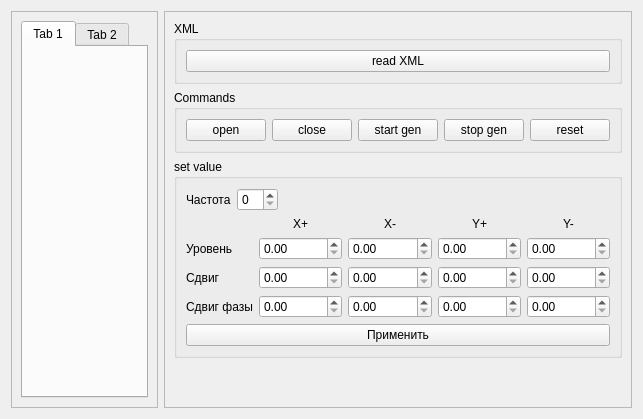
<?xml version="1.0" encoding="UTF-8"?>
<ui version="4.0">
 <class>AD9106_Box</class>
 <widget class="QWidget" name="AD9106_Box">
  <property name="windowTitle">
   <string>Dialog</string>
  </property>
  <layout class="QHBoxLayout" name="horizontalLayout">
   <item>
    <widget class="QFrame" name="frame_3">
     <property name="frameShape">
      <enum>QFrame::StyledPanel</enum>
     </property>
     <property name="frameShadow">
      <enum>QFrame::Raised</enum>
     </property>
     <layout class="QVBoxLayout" name="verticalLayout_3">
      <item>
       <widget class="QTabWidget" name="tw_main">
        <widget class="QWidget" name="tab">
         <attribute name="title">
          <string>Tab 1</string>
         </attribute>
        </widget>
        <widget class="QWidget" name="tab_2">
         <attribute name="title">
          <string>Tab 2</string>
         </attribute>
        </widget>
       </widget>
      </item>
     </layout>
    </widget>
   </item>
   <item>
    <widget class="QFrame" name="frame_4">
     <property name="sizePolicy">
      <sizepolicy hsizetype="Fixed" vsizetype="Preferred">
       <horstretch>0</horstretch>
       <verstretch>0</verstretch>
      </sizepolicy>
     </property>
     <property name="frameShape">
      <enum>QFrame::StyledPanel</enum>
     </property>
     <property name="frameShadow">
      <enum>QFrame::Raised</enum>
     </property>
     <layout class="QVBoxLayout" name="verticalLayout_4">
      <item>
       <widget class="QGroupBox" name="groupBox">
        <property name="title">
         <string>XML</string>
        </property>
        <layout class="QHBoxLayout" name="horizontalLayout_2">
         <item>
          <widget class="QPushButton" name="btn_read_xml">
           <property name="text">
            <string>read XML</string>
           </property>
          </widget>
         </item>
        </layout>
       </widget>
      </item>
      <item>
       <widget class="QGroupBox" name="groupBox_2">
        <property name="title">
         <string>Commands</string>
        </property>
        <layout class="QHBoxLayout" name="horizontalLayout_3">
         <item>
          <widget class="QPushButton" name="btn_open">
           <property name="text">
            <string>open</string>
           </property>
          </widget>
         </item>
         <item>
          <widget class="QPushButton" name="btn_close">
           <property name="text">
            <string>close</string>
           </property>
          </widget>
         </item>
         <item>
          <widget class="QPushButton" name="btn_ApplySettings">
           <property name="text">
            <string>start gen</string>
           </property>
          </widget>
         </item>
         <item>
          <widget class="QPushButton" name="btn_StopGeneration">
           <property name="text">
            <string>stop gen</string>
           </property>
          </widget>
         </item>
         <item>
          <widget class="QPushButton" name="btn_ManualReset">
           <property name="text">
            <string>reset</string>
           </property>
          </widget>
         </item>
        </layout>
       </widget>
      </item>
      <item>
       <widget class="QGroupBox" name="groupBox_3">
        <property name="title">
         <string>set value</string>
        </property>
        <layout class="QVBoxLayout" name="verticalLayout">
         <item>
          <layout class="QHBoxLayout" name="horizontalLayout_4">
           <item>
            <widget class="QLabel" name="label_10">
             <property name="sizePolicy">
              <sizepolicy hsizetype="Fixed" vsizetype="Preferred">
               <horstretch>0</horstretch>
               <verstretch>0</verstretch>
              </sizepolicy>
             </property>
             <property name="text">
              <string>Частота</string>
             </property>
            </widget>
           </item>
           <item>
            <widget class="QSpinBox" name="sb_DDS_TW"/>
           </item>
           <item>
            <spacer name="horizontalSpacer">
             <property name="orientation">
              <enum>Qt::Horizontal</enum>
             </property>
             <property name="sizeHint" stdset="0">
              <size>
               <width>40</width>
               <height>20</height>
              </size>
             </property>
            </spacer>
           </item>
          </layout>
         </item>
         <item>
          <layout class="QGridLayout" name="gridLayout">
           <item row="3" column="1">
            <widget class="QDoubleSpinBox" name="dsb_DAC_DOF_xp"/>
           </item>
           <item row="2" column="2">
            <widget class="QDoubleSpinBox" name="dsb_DAC_DGAIN_xn"/>
           </item>
           <item row="1" column="1">
            <widget class="QLabel" name="label_4">
             <property name="text">
              <string>X+</string>
             </property>
             <property name="alignment">
              <set>Qt::AlignCenter</set>
             </property>
            </widget>
           </item>
           <item row="3" column="0">
            <widget class="QLabel" name="label_8">
             <property name="sizePolicy">
              <sizepolicy hsizetype="Fixed" vsizetype="Preferred">
               <horstretch>0</horstretch>
               <verstretch>0</verstretch>
              </sizepolicy>
             </property>
             <property name="text">
              <string>Сдвиг</string>
             </property>
            </widget>
           </item>
           <item row="3" column="4">
            <widget class="QDoubleSpinBox" name="dsb_DAC_DOF_yn"/>
           </item>
           <item row="1" column="2">
            <widget class="QLabel" name="label_5">
             <property name="text">
              <string>X-</string>
             </property>
             <property name="alignment">
              <set>Qt::AlignCenter</set>
             </property>
            </widget>
           </item>
           <item row="4" column="2">
            <widget class="QDoubleSpinBox" name="dsb_DDS_PW_xn"/>
           </item>
           <item row="4" column="1">
            <widget class="QDoubleSpinBox" name="dsb_DDS_PW_xp"/>
           </item>
           <item row="3" column="2">
            <widget class="QDoubleSpinBox" name="dsb_DAC_DOF_xn"/>
           </item>
           <item row="3" column="3">
            <widget class="QDoubleSpinBox" name="dsb_DAC_DOF_yp"/>
           </item>
           <item row="4" column="0">
            <widget class="QLabel" name="label_9">
             <property name="sizePolicy">
              <sizepolicy hsizetype="Fixed" vsizetype="Preferred">
               <horstretch>0</horstretch>
               <verstretch>0</verstretch>
              </sizepolicy>
             </property>
             <property name="text">
              <string>Сдвиг фазы</string>
             </property>
            </widget>
           </item>
           <item row="2" column="3">
            <widget class="QDoubleSpinBox" name="dsb_DAC_DGAIN_yp"/>
           </item>
           <item row="1" column="4">
            <widget class="QLabel" name="label_7">
             <property name="text">
              <string>Y-</string>
             </property>
             <property name="alignment">
              <set>Qt::AlignCenter</set>
             </property>
            </widget>
           </item>
           <item row="1" column="3">
            <widget class="QLabel" name="label_6">
             <property name="text">
              <string>Y+</string>
             </property>
             <property name="alignment">
              <set>Qt::AlignCenter</set>
             </property>
            </widget>
           </item>
           <item row="2" column="0">
            <widget class="QLabel" name="label_3">
             <property name="sizePolicy">
              <sizepolicy hsizetype="Fixed" vsizetype="Preferred">
               <horstretch>0</horstretch>
               <verstretch>0</verstretch>
              </sizepolicy>
             </property>
             <property name="text">
              <string>Уровень</string>
             </property>
            </widget>
           </item>
           <item row="2" column="1">
            <widget class="QDoubleSpinBox" name="dsb_DAC_DGAIN_xp"/>
           </item>
           <item row="4" column="3">
            <widget class="QDoubleSpinBox" name="dsb_DDS_PW_yp"/>
           </item>
           <item row="2" column="4">
            <widget class="QDoubleSpinBox" name="dsb_DAC_DGAIN_yn"/>
           </item>
           <item row="4" column="4">
            <widget class="QDoubleSpinBox" name="dsb_DDS_PW_yn"/>
           </item>
          </layout>
         </item>
         <item>
          <widget class="QPushButton" name="btn_set_values">
           <property name="text">
            <string>Применить</string>
           </property>
          </widget>
         </item>
        </layout>
       </widget>
      </item>
      <item>
       <spacer name="verticalSpacer_3">
        <property name="orientation">
         <enum>Qt::Vertical</enum>
        </property>
        <property name="sizeHint" stdset="0">
         <size>
          <width>20</width>
          <height>40</height>
         </size>
        </property>
       </spacer>
      </item>
     </layout>
    </widget>
   </item>
   <item>
    <layout class="QVBoxLayout" name="grapher_layout"/>
   </item>
  </layout>
 </widget>
 <resources/>
 <connections/>
</ui>
